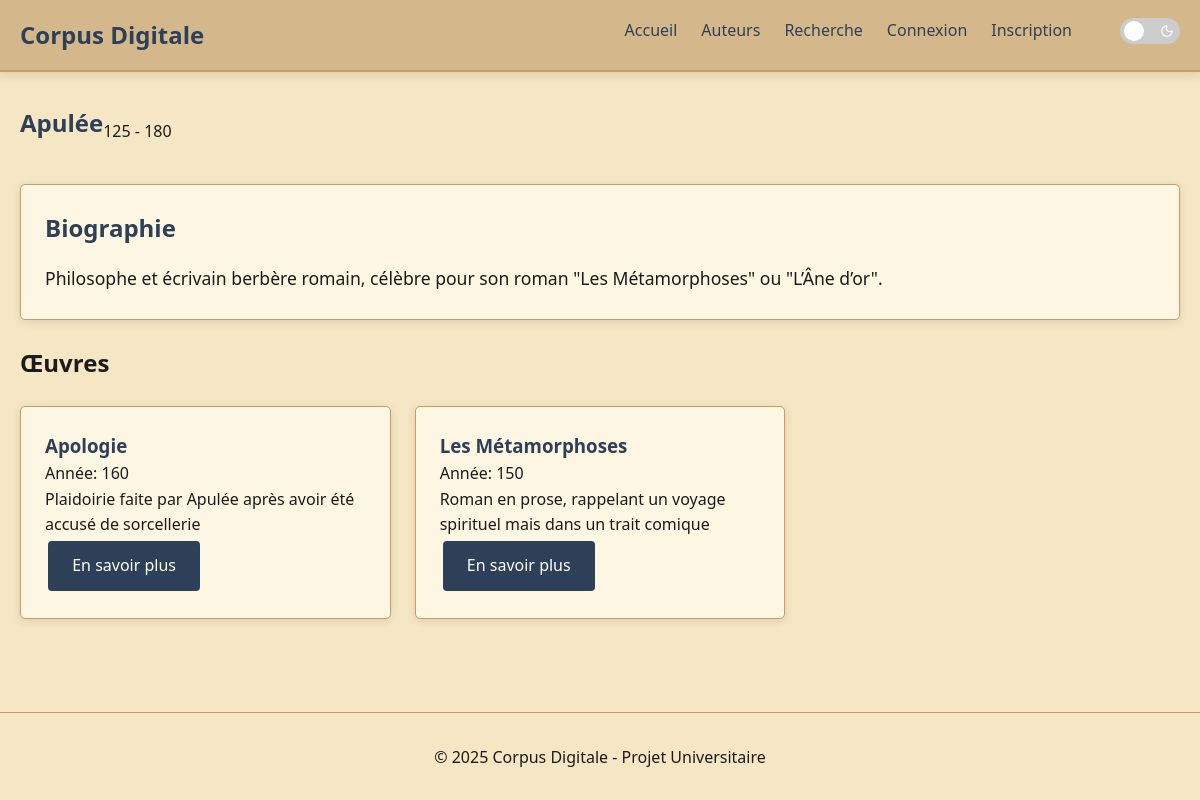
/authors/apulee, run on the app's committed database.
### tables this page shows
CREATE TABLE authors (
    author_id INTEGER PRIMARY KEY AUTO_INCREMENT,
    name VARCHAR(100) NOT NULL,
    url_name VARCHAR(100) NOT NULL UNIQUE,
    image LONGBLOB DEFAULT NULL,
    birth_year INTEGER,
    death_year INTEGER,
    biography TEXT
);

CREATE TABLE books (
    book_id INTEGER PRIMARY KEY AUTO_INCREMENT,
    author_id INTEGER NOT NULL,
    title VARCHAR(255) NOT NULL,
    url_title VARCHAR(255) NOT NULL,
    publication_year INTEGER,
    description TEXT,
    FOREIGN KEY (author_id) REFERENCES authors(author_id)
);

### includes/utils.php (called while the page is built, shortened)
<?php
function getAuthorUrl(string $urlName): string {
    return '/authors/' . $urlName;
}
function getBookUrl(string $authorUrlName, string $bookUrlTitle): string  {
    return getAuthorUrl($authorUrlName) . '/books/' . $bookUrlTitle;
}
function h(string $text): string {
    return htmlspecialchars($text, ENT_QUOTES, 'UTF-8');
}

### content/author.php (the view, shortened to what this page needs)
<?php
include 'includes/header.php';
$books = [];
$db = getDbConnection();
$query = "SELECT * FROM authors WHERE authors.url_name = :author_name";
$stmt = $db->prepare($query);
$stmt->bindParam(":author_name", $author);
$stmt->execute();
$author_info = $stmt->fetch(PDO::FETCH_ASSOC);
if ($author_info) {
    $author_id = $author_info['author_id'];
    $query = "SELECT * FROM books WHERE author_id = :author_id ORDER BY title";
    $stmt = $db->prepare($query);
    $stmt->bindParam(":author_id", $author_id);
    $stmt->execute();
    while ($row = $stmt->fetch(PDO::FETCH_ASSOC)) {
        $books[] = $row;
    }
} else {
    header("Location: /authors");
    $stmt = null;
    $db = null;
    exit();
}
?>
<div class="container">
    <?php if ($author_info): ?>
        <div class="author-header">
            <h1 class="card-title"><?php echo h($author_info['name']); ?></h1>
            <p class="author-years">
                <?php echo ($author_info['birth_year'] ?: '?'); ?> -
                <?php echo ($author_info['death_year'] ?: '?'); ?>
            </p>
        </div>
        <div class="card">
            <h2 class="card-title">Biographie</h2>
            <div class="text-content">
                <?php echo nl2br(h($author_info['biography'])); ?>
            </div>
        </div>
        <h2>Œuvres</h2>
        <?php if (count($books) > 0): ?>
            <div class="book-list">
                <?php foreach ($books as $book): ?>
                    <div class="book-card">
                        <h3><a href="<?=getBookUrl($author, $book['url_title'] ?? $book['book_id']);?>"><?php echo h($book['title']); ?></a></h3>
                        <p>Année: <?php echo ($book['publication_year'] ?: 'Inconnue'); ?></p>
                        <p><?php echo (strlen($book['description']) > 100 ? substr(h($book['description']), 0, 100) . '...' : h($book['description'])); ?></p>
                        <a href="<?=getBookUrl($author, $book['url_title'] ?? $book['book_id']);?>" class="btn">En savoir plus</a>
                    </div>
                <?php endforeach; ?>
            </div>
        <?php else: ?>
            <p>Aucun livre trouvé.</p>
        <?php endif; ?>
    <?php else: ?>
        <p>Auteur non trouvé.</p>
    <?php endif; ?>
</div>
<?php
include 'includes/footer.php';
?>

### router.php (shortened to what this page needs)
<?php
$requestUri = $_SERVER['REQUEST_URI'];
class Router {
    private $routes = [];
    public function addRoute(string $method, string $path, $handler): Router {
        $this->routes[] = [
            'method' => $method,
            'path' => $path,
            'handler' => $handler
        ];
        return $this;
    }
    public function setNotFoundHandler(callable $handler): Router {
        return $this;
    }
    public function handleRequest(string $requestMethod, string $requestPath): bool {
        try {
            $requestPath = parse_url($requestPath, PHP_URL_PATH);
            $requestPath = trim($requestPath, '/');
            foreach ($this->routes as $route) {
                $pattern = $this->convertRouteToPattern($route['path']);
                if (preg_match($pattern, $requestPath, $matches)) {
                    array_shift($matches);
                    return $this->executeHandler($route['handler'], $matches);
                }
            }
            return false;
        } catch (Throwable $e) {
            header("HTTP/1.0 500 Internal Server Error");
            ob_clean();
            if (isset($_SERVER['HTTP_ACCEPT']) && strpos($_SERVER['HTTP_ACCEPT'], 'application/json') !== false) {
                header('Content-Type: application/json');
                echo json_encode(['error' => 'Internal Server Error', 'message' => $e->getMessage()]);
            } else {
                ob_clean();
                include "errors/500.php";
            }
            return false;
        }
    }
    private function convertRouteToPattern(string $route): string {
        $route = preg_replace('~\{([^/]+)}~', '([^/]+)', $route);
        return '~^' . $route . '$~';
    }
    private function executeHandler($handler, array $params = []): bool {
        if (is_callable($handler)) {
            return $handler(...$params) !== false;
        } elseif (is_string($handler) && file_exists($handler)) {
            extract($params, EXTR_SKIP);
            include $handler;
            return true;
        } elseif (is_array($handler) && count($handler) === 2) {
            $file = $handler[0];
            $variables = $handler[1];
            foreach ($variables as $key => $value) {
                if (is_string($value) && substr($value,0, 1) === '$') {
                    $index = (int)substr($value, 1) - 1;
                    if (isset($params[$index])) {
                        $variables[$key] = $params[$index];
                    }
                }
            }
            extract($variables, EXTR_SKIP);
            require $file;
            return true;
        }
        return false;
    }
}
$router = new Router();
$router->addRoute('GET', '', 'index.php')
    ->addRoute('GET', 'index', 'index.php')
    ->addRoute('GET', 'index.php', 'index.php')
    ->addRoute('GET', 'search', 'research/search.php')
    ->addRoute('GET', 'authors', 'research/authors.php')
    ->addRoute('GET', 'authors/{author}', ['content/author.php', ['author' => '$1']])
    ->addRoute('GET', 'authors/{author}/books/{book}', ['content/book.php', ['author' => '$1', 'book' => '$2']])
    ->addRoute('GET', 'authors/{author}/books/{book}/chapters/{chapter}', ['content/chapter.php', ['author' => '$1', 'book' => '$2', 'chapter' => '$3']])
    ->addRoute('GET', 'suggestions/suggest', 'content/suggestions/suggest.php')
    ->addRoute('GET', 'suggestions/my/suggestions', 'content/suggestions/my-suggestions.php')
    ->addRoute('GET', 'suggestions/{suggestionId}/view', ['content/suggestions/view.php', ['suggestionId' => '$1']])
    ->addRoute('GET', 'suggestions/{suggestionId}/edit', ['content/suggestions/edit.php', ['suggestionId' => '$1']]);
$router->addRoute('GET', 'auth/login', 'account/login.php')
    ->addRoute('POST', 'auth/login', 'account/login.php')
    ->addRoute('GET', 'auth/register', 'account/register.php')
    ->addRoute('POST', 'auth/register', 'account/register.php')
    ->addRoute('GET', 'auth/logout', 'account/logout.php')
    ->addRoute('GET', 'account', 'account/account.php')
    ->addRoute('POST', 'account', 'account/account.php');
$router->addRoute('GET', 'api/authors', function() {
    header('Content-Type: application/json');
    include 'api/authors.php';
})
    ->addRoute('GET', 'api/books', function() {
        header('Content-Type: application/json');
        include 'api/books.php';
    })
    ->addRoute('GET', 'api/search', function() {
        header('Content-Type: application/json');
        include 'api/search.php';
    })
    ->addRoute('POST', 'api/suggest', function() {
        header('Content-Type: application/json');
        include 'api/suggestions/suggest.php';
    })
    ->addRoute('POST', 'api/suggestions/edit', function() {
        header('Content-Type: application/json');
        include 'api/suggestions/edit.php';
    })
    ->addRoute('GET', 'api/suggestion-details', function() {
        header('Content-Type: application/json');
        include 'api/suggestion-details.php';
    })
    ->addRoute('POST', 'api/suggestions/approve', function() {
        header('Content-Type: application/json');
        include 'api/suggestions/approve.php';
    })
    ->addRoute('POST', 'api/suggestions/reject', function() {
        header('Content-Type: application/json');
        include 'api/suggestions/reject.php';
    })
    ->addRoute('POST', 'api/suggestions/update-notes', function() {
        header('Content-Type: application/json');
        include 'api/suggestions/updateNotes.php';
    });
$router->addRoute('GET', 'admin/dashboard', 'admin/dashboard.php')
    ->addRoute('GET', 'admin/users', 'admin/users.php')
    ->addRoute('GET', 'admin/suggestions', 'admin/suggestions.php');
$router->setNotFoundHandler(function() {
    header("HTTP/1.0 404 Not Found");
    include 'errors/404.php';
});
$router->handleRequest($_SERVER['REQUEST_METHOD'], $requestUri);

### includes/header.php (shortened to what this page needs)
<?php
require_once 'includes/utils.php';
$loggedIn = isset($_SESSION['user']);
$isAdmin = $loggedIn && isset($_SESSION['user']) && $_SESSION['user']['is_admin'];
?>
<!DOCTYPE html>
<html lang="fr">
<head>
    <link rel="stylesheet" href="/assets/css/style.css">
</head>
<body>
    <header>
        <div class="container">
            <div class="logo">
                <h1><a onclick='window.location.href="/"'>Corpus Digitale</a></h1>
            </div>
            <nav id="mainNav">
                <ul>
                    <li><a onclick='window.location.href="/index"'>Accueil</a></li>
                    <li><a onclick='window.location.href="/authors"'>Auteurs</a></li>
                    <li><a onclick='window.location.href="/search"'>Recherche</a></li>
                    <?php if ($loggedIn): ?>
                        <li><a onclick='window.location.href="/suggestions/my/suggestions"'>Suggestions</a></li>
                        <?php if ($isAdmin): ?>
                            <li><a onclick='window.location.href="/admin/dashboard"'>Admin</a></li>
                        <?php endif; ?>
                        <li><a onclick='window.location.href="/account"'><?php echo h($_SESSION['user']["username"]); ?></a></li>
                        <li><a onclick='window.location.href="/auth/logout"'>Déconnexion</a></li>
                    <?php else: ?>
                        <li><a onclick='window.location.href="/auth/login"'>Connexion</a></li>
                        <li><a onclick='window.location.href="/auth/register"'>Inscription</a></li>
                    <?php endif; ?>
                    <li class="dark-mode-container">
                        <label class="dark-mode-toggle">
                            <span class="slider">
                                <i data-lucide="sun" class="icon-light"></i>
                                <i data-lucide="moon" class="icon-dark"></i>
                            </span>
                        </label>
                    </li>
                </ul>
            </nav>
        </div>
    </header>
    <main>

### includes/footer.php (shortened to what this page needs)
</main>
    <footer>
        <div class="container">
            <p>&copy; <?php echo date("Y"); ?> Corpus Digitale - Projet Universitaire</p>
        </div>
    </footer>
</body>
</html>

### assets/css/style.css (style rules this page uses)
:root { --primary-color: #2E4057; --secondary-color: #C4A05C; --text-color: #1B1B1B; --light-color: #F5E6C4; --accent-color: #9B2C2C; --danger-color: #B22222; --success-color: #4A7C59; --card-bg: #FDF6E3; --border-color: #C4A05C; --shadow-color: #0000001a; --header-bg: #D4B88B; }
* { margin: 0; padding: 0; box-sizing: border-box; }
body { font-family: 'Segoe UI', Tahoma, Geneva, Verdana, sans-serif; line-height: 1.6; color: var(--text-color); background-color: var(--light-color); }
a { color: var(--primary-color); text-decoration: none; cursor: pointer; }
.container { max-width: 1200px; margin: 0 auto; padding: 0 20px; }
header { background-color: var(--header-bg); box-shadow: 0 4px 10px var(--shadow-color); padding: 1rem 0; border-bottom: 2px solid var(--border-color); }
header .container { display: flex; justify-content: space-between; align-items: center; position: relative; }
.logo h1 { font-size: 1.5rem; font-weight: 700; }
.logo a { color: var(--primary-color); }
main { min-height: calc(100vh - 160px); padding: 2rem 0; }
footer { background-color: var(--light-color); border-top: 1px solid var(--border-color); padding: 2rem 0; text-align: center; }
nav ul { display: flex; list-style: none; }
nav li { margin-left: 1.5rem; }
.dark-mode-container { display: flex; align-items: center; }
.dark-mode-toggle { position: relative; display: inline-block; width: 60px; height: 26px; margin-left: 1.5rem; }
.slider { position: absolute; cursor: pointer; top: 0; left: 0; right: 0; bottom: 0; background-color: #ccc; transition: .4s; border-radius: 34px; display: flex; align-items: center; justify-content: space-between; padding: 0 4px; }
.slider:before { position: absolute; content: ""; height: 20px; width: 20px; left: 4px; bottom: 3px; background-color: white; transition: .4s; border-radius: 50%; z-index: 2; }
.icon-light, .icon-dark { width: 14px; height: 14px; color: white; z-index: 1; }
.icon-light { margin-left: 2px; }
.icon-dark { margin-right: 2px; }
.card { background-color: var(--card-bg); border-radius: 5px; border: 1px solid var(--border-color); box-shadow: 0 2px 10px var(--shadow-color); padding: 1.5rem; margin-bottom: 1.5rem; }
.card-title { font-size: 1.5rem; margin-bottom: 1rem; color: var(--primary-color); }
.author-list, .book-list { margin-top: 1.5rem; display: grid; grid-template-columns: repeat(auto-fill, minmax(300px, 1fr)); gap: 1.5rem; }
.author-card, .book-card { background-color: var(--card-bg); border-radius: 5px; border: 1px solid var(--border-color); box-shadow: 0 2px 10px var(--shadow-color); padding: 1.5rem; transition: transform 0.2s; }
.author-header { display: flex; flex-direction: column; align-items: center; margin-bottom: 25px; }
label { display: block; margin-bottom: 0.5rem; font-weight: 600; }
button, .btn { display: inline-block; background-color: var(--primary-color); color: white; padding: 0.75rem 1.5rem; border: none; border-radius: 4px; cursor: pointer; font-size: 1rem; text-align: center; margin: 0.2rem; }
.text-content { line-height: 1.8; font-size: 1.1rem; }
@media (min-width: 768px) { .author-header { flex-direction: row; align-items: center; } }

### data on the page
authors: name "Apulée", birth_year "125", death_year "180", biography "Philosophe et écrivain berbère romain, célèbre pour son roman \"Les Métamorphoses\" ou \"L’Âne d’or\"."
books: title "Apologie", publication_year "160", description "Plaidoirie faite par Apulée après avoir été accusé de sorcellerie"
books: title "Les Métamorphoses", publication_year "150", description "Roman en prose, rappelant un voyage spirituel mais dans un trait comique"
